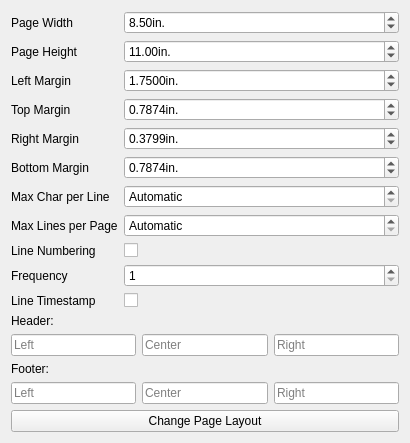
       <widget class="QWidget" name="page_format_pane">
        <property name="geometry">
         <rect>
          <x>0</x>
          <y>0</y>
          <width>410</width>
          <height>415</height>
         </rect>
        </property>
        <property name="toolTip">
         <string>Set page format for ODF export</string>
        </property>
        <attribute name="icon">
         <iconset resource="resources/resources.qrc">
          <normaloff>:/document-resize-actual.png</normaloff>:/document-resize-actual.png</iconset>
        </attribute>
        <attribute name="label">
         <string>Page Format</string>
        </attribute>
        <layout class="QVBoxLayout" name="verticalLayout_10">
         <item>
          <layout class="QFormLayout" name="formLayout_3">
           <item row="0" column="0">
            <widget class="QLabel" name="label_8">
             <property name="text">
              <string>Page Width</string>
             </property>
            </widget>
           </item>
           <item row="0" column="1">
            <widget class="QDoubleSpinBox" name="page_width">
             <property name="toolTip">
              <string>Paper width</string>
             </property>
             <property name="suffix">
              <string>in.</string>
             </property>
             <property name="value">
              <double>8.500000000000000</double>
             </property>
            </widget>
           </item>
           <item row="1" column="0">
            <widget class="QLabel" name="label_9">
             <property name="text">
              <string>Page Height</string>
             </property>
            </widget>
           </item>
           <item row="1" column="1">
            <widget class="QDoubleSpinBox" name="page_height">
             <property name="toolTip">
              <string>Page height</string>
             </property>
             <property name="suffix">
              <string>in.</string>
             </property>
             <property name="value">
              <double>11.000000000000000</double>
             </property>
            </widget>
           </item>
           <item row="2" column="0">
            <widget class="QLabel" name="label_10">
             <property name="text">
              <string>Left Margin</string>
             </property>
            </widget>
           </item>
           <item row="2" column="1">
            <widget class="QDoubleSpinBox" name="page_left_margin">
             <property name="toolTip">
              <string>Page left margin</string>
             </property>
             <property name="suffix">
              <string>in.</string>
             </property>
             <property name="decimals">
              <number>4</number>
             </property>
             <property name="value">
              <double>1.750000000000000</double>
             </property>
            </widget>
           </item>
           <item row="3" column="0">
            <widget class="QLabel" name="label_11">
             <property name="text">
              <string>Top Margin</string>
             </property>
            </widget>
           </item>
           <item row="3" column="1">
            <widget class="QDoubleSpinBox" name="page_top_margin">
             <property name="toolTip">
              <string>Page top margin</string>
             </property>
             <property name="suffix">
              <string>in.</string>
             </property>
             <property name="decimals">
              <number>4</number>
             </property>
             <property name="value">
              <double>0.787400000000000</double>
             </property>
            </widget>
           </item>
           <item row="4" column="0">
            <widget class="QLabel" name="label_12">
             <property name="text">
              <string>Right Margin</string>
             </property>
            </widget>
           </item>
           <item row="4" column="1">
            <widget class="QDoubleSpinBox" name="page_right_margin">
             <property name="toolTip">
              <string>Page right margin</string>
             </property>
             <property name="suffix">
              <string>in.</string>
             </property>
             <property name="decimals">
              <number>4</number>
             </property>
             <property name="value">
              <double>0.379900000000000</double>
             </property>
            </widget>
           </item>
           <item row="5" column="0">
            <widget class="QLabel" name="label_13">
             <property name="text">
              <string>Bottom Margin</string>
             </property>
            </widget>
           </item>
           <item row="5" column="1">
            <widget class="QDoubleSpinBox" name="page_bottom_margin">
             <property name="toolTip">
              <string>Page bottom margin</string>
             </property>
             <property name="suffix">
              <string>in.</string>
             </property>
             <property name="decimals">
              <number>4</number>
             </property>
             <property name="value">
              <double>0.787400000000000</double>
             </property>
            </widget>
           </item>
           <item row="6" column="0">
            <widget class="QLabel" name="label_15">
             <property name="text">
              <string>Max Char per Line</string>
             </property>
            </widget>
           </item>
           <item row="6" column="1">
            <widget class="QSpinBox" name="page_max_char">
             <property name="toolTip">
              <string>Each line can contain at most n char,
excluding line number and timestamps</string>
             </property>
             <property name="specialValueText">
              <string>Automatic</string>
             </property>
            </widget>
           </item>
           <item row="7" column="0">
            <widget class="QLabel" name="label_14">
             <property name="text">
              <string>Max Lines per Page</string>
             </property>
            </widget>
           </item>
           <item row="7" column="1">
            <widget class="QSpinBox" name="page_max_lines">
             <property name="specialValueText">
              <string>Automatic</string>
             </property>
            </widget>
           </item>
           <item row="8" column="0">
            <widget class="QLabel" name="label_35">
             <property name="text">
              <string>Line Numbering</string>
             </property>
            </widget>
           </item>
           <item row="8" column="1">
            <widget class="QCheckBox" name="enable_line_num">
             <property name="toolTip">
              <string>Enable line number in applicable formats</string>
             </property>
             <property name="text">
              <string/>
             </property>
            </widget>
           </item>
           <item row="9" column="0">
            <widget class="QLabel" name="label_34">
             <property name="text">
              <string>Frequency</string>
             </property>
            </widget>
           </item>
           <item row="9" column="1">
            <widget class="QSpinBox" name="line_num_freq">
             <property name="toolTip">
              <string>Show line number every nth line for ODF</string>
             </property>
             <property name="minimum">
              <number>1</number>
             </property>
            </widget>
           </item>
           <item row="10" column="0">
            <widget class="QLabel" name="label_36">
             <property name="text">
              <string>Line Timestamp</string>
             </property>
            </widget>
           </item>
           <item row="10" column="1">
            <widget class="QCheckBox" name="enable_timestamp">
             <property name="text">
              <string/>
             </property>
            </widget>
           </item>
          </layout>
         </item>
         <item>
          <widget class="QLabel" name="label_37">
           <property name="text">
            <string>Header:</string>
           </property>
          </widget>
         </item>
         <item>
          <layout class="QHBoxLayout" name="horizontalLayout_5">
           <item>
            <widget class="QLineEdit" name="header_left">
             <property name="focusPolicy">
              <enum>Qt::ClickFocus</enum>
             </property>
             <property name="toolTip">
              <string>Header text to be aligned left. 
Use %p for page number.</string>
             </property>
             <property name="placeholderText">
              <string>Left</string>
             </property>
            </widget>
           </item>
           <item>
            <widget class="QLineEdit" name="header_center">
             <property name="focusPolicy">
              <enum>Qt::ClickFocus</enum>
             </property>
             <property name="toolTip">
              <string>Header text to be centered. 
Use %p for page number.</string>
             </property>
             <property name="placeholderText">
              <string>Center</string>
             </property>
            </widget>
           </item>
           <item>
            <widget class="QLineEdit" name="header_right">
             <property name="focusPolicy">
              <enum>Qt::ClickFocus</enum>
             </property>
             <property name="toolTip">
              <string>Header text to be aligned right. 
Use %p for page number.</string>
             </property>
             <property name="placeholderText">
              <string>Right</string>
             </property>
            </widget>
           </item>
          </layout>
         </item>
         <item>
          <widget class="QLabel" name="label_38">
           <property name="text">
            <string>Footer:</string>
           </property>
          </widget>
         </item>
         <item>
          <layout class="QHBoxLayout" name="horizontalLayout_17">
           <item>
            <widget class="QLineEdit" name="footer_left">
             <property name="focusPolicy">
              <enum>Qt::ClickFocus</enum>
             </property>
             <property name="toolTip">
              <string>Footer text to be aligned left. 
Use %p for page number.</string>
             </property>
             <property name="placeholderText">
              <string>Left</string>
             </property>
            </widget>
           </item>
           <item>
            <widget class="QLineEdit" name="footer_center">
             <property name="focusPolicy">
              <enum>Qt::ClickFocus</enum>
             </property>
             <property name="toolTip">
              <string>Footer text to be aligned center. 
Use %p for page number.</string>
             </property>
             <property name="placeholderText">
              <string>Center</string>
             </property>
            </widget>
           </item>
           <item>
            <widget class="QLineEdit" name="footer_right">
             <property name="focusPolicy">
              <enum>Qt::ClickFocus</enum>
             </property>
             <property name="toolTip">
              <string>Footer text to be aligned right. 
Use %p for page number.</string>
             </property>
             <property name="placeholderText">
              <string>Right</string>
             </property>
            </widget>
           </item>
          </layout>
         </item>
         <item>
          <widget class="QPushButton" name="edit_page_layout">
           <property name="focusPolicy">
            <enum>Qt::NoFocus</enum>
           </property>
           <property name="toolTip">
            <string>Confirm and save changes to page and margin parameters</string>
           </property>
           <property name="text">
            <string>Change Page Layout</string>
           </property>
          </widget>
         </item>
         <item>
          <spacer name="verticalSpacer_2">
           <property name="orientation">
            <enum>Qt::Vertical</enum>
           </property>
           <property name="sizeHint" stdset="0">
            <size>
             <width>20</width>
             <height>40</height>
            </size>
           </property>
          </spacer>
         </item>
        </layout>
       </widget>
